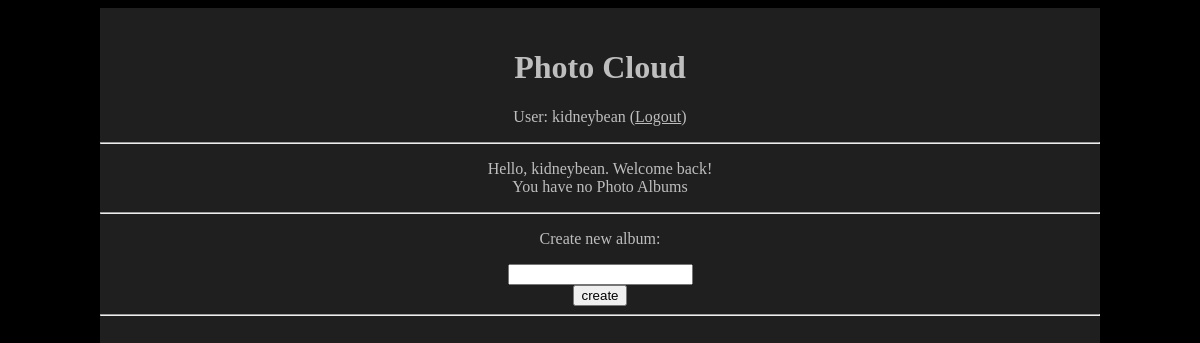
Before: /start/ (signed in) with the older database file.
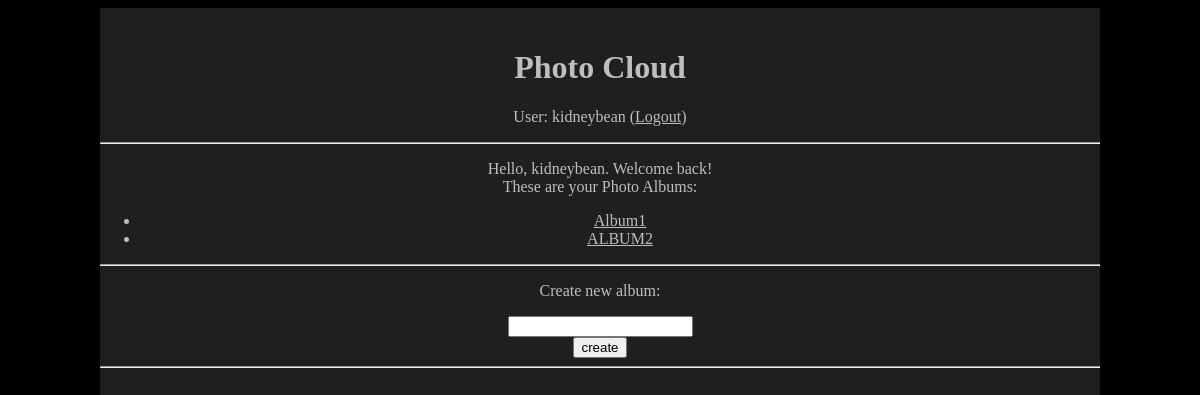
After: the same page with the newer database file.
### OnlineImageConverter/models.py (models this page shows)
class Album(models.Model):
    album_id = models.AutoField(primary_key=True)
    album_name = models.TextField()
    album_user_id = models.IntegerField()
    album_date_created = models.DateField(null=True)
    album_url = models.URLField(null=True)
    album_s3_bucket_prefix = models.TextField(null=False)

### OnlineImageConverter/views.py (the view)
# urls.py: path('start/', views.start, name='start'),
def start(request):
    user_id = request.user.id if request.user.is_authenticated else 999
    albums = Album.objects.filter(album_user_id=user_id)
    context = {
        'user_id': user_id,
        'albums': albums
    }
    return render(request, 'OnlineImageConverter/start.html', context)

### OnlineImageConverter/templates/OnlineImageConverter/start.html (shortened to what this page needs)
{% extends "base.html" %}
{% block content %}
  <p>
      {% if user.is_authenticated %} Hello, {{ user.get_username }}. Welcome back!
      {% else %}
        Hello, Guest!
      {% endif %}<br>
      {%if albums%}
          These are your Photo Albums:
          <ul>
          {% for album in albums %}
                <li><a class="list" href="/album/{{album.album_id}}">{{album.album_name}}</a></li>
           {% endfor %}
          </ul>
       {% else %}
          You have no Photo Albums
       {% endif %}
  </p>
<hr>
<form method="post" enctype="multipart/form-data" action="/create_album/">
<p>Create new album:</p>
<input type="text" width="35" name="album_name">
    <br>
<button type="submit">create</button>
</form>
{% endblock %}

Changed rows visible on the page:
added Album: album_name "Album1"
added Album: album_name "ALBUM2"
Other visible differences:
text no longer shown: "You have no Photo Albums"
text now shown: "These are your Photo Albums:"
